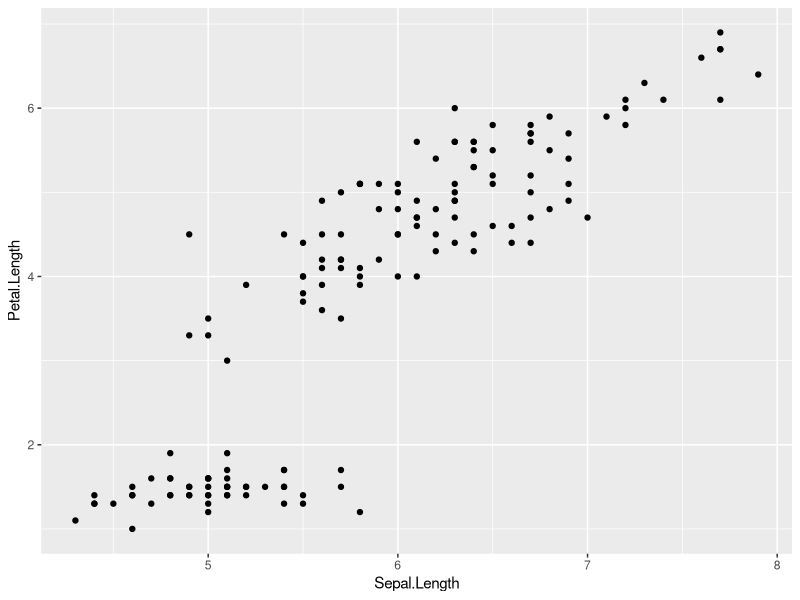
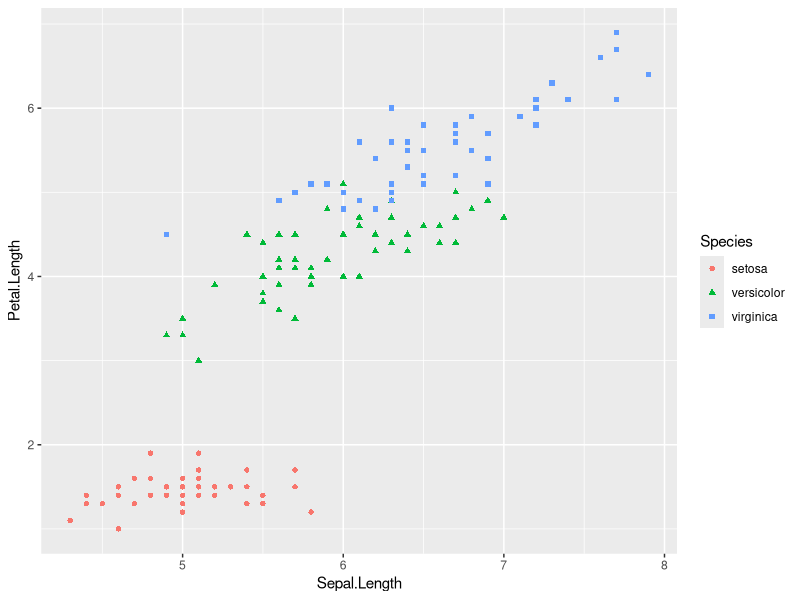
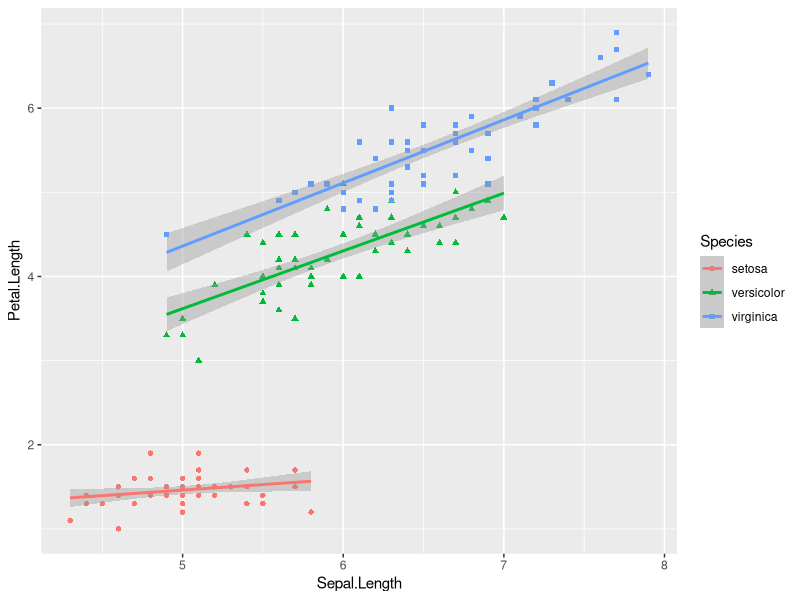
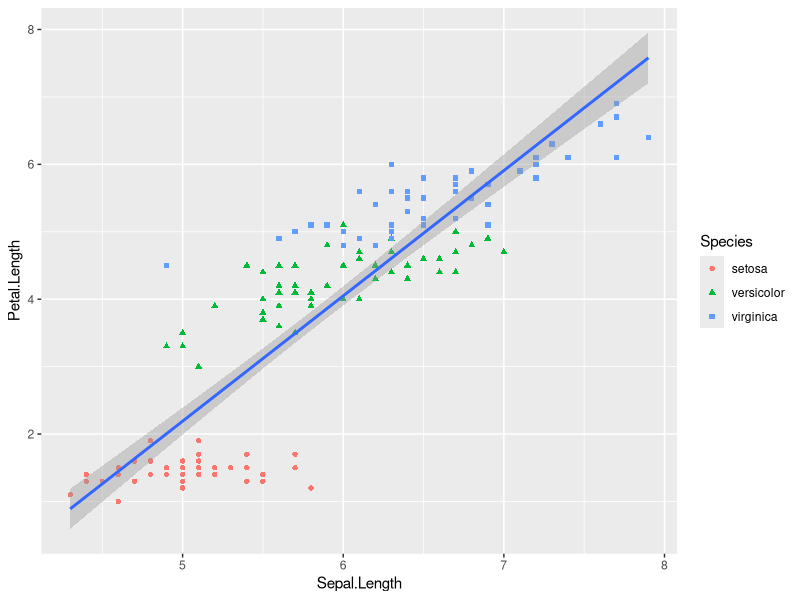
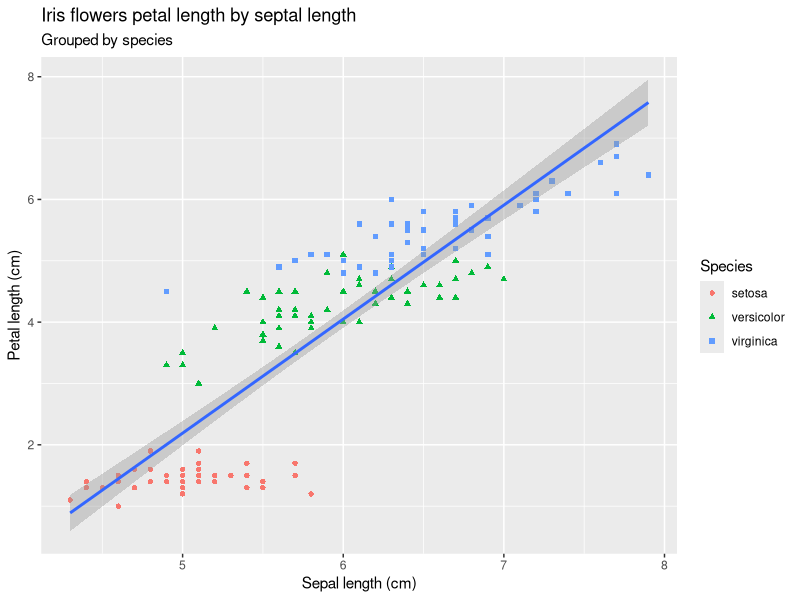
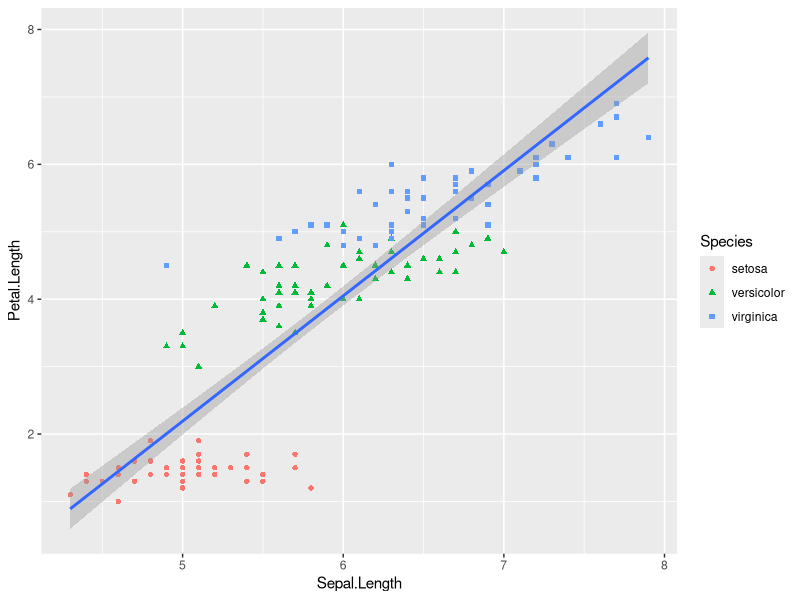
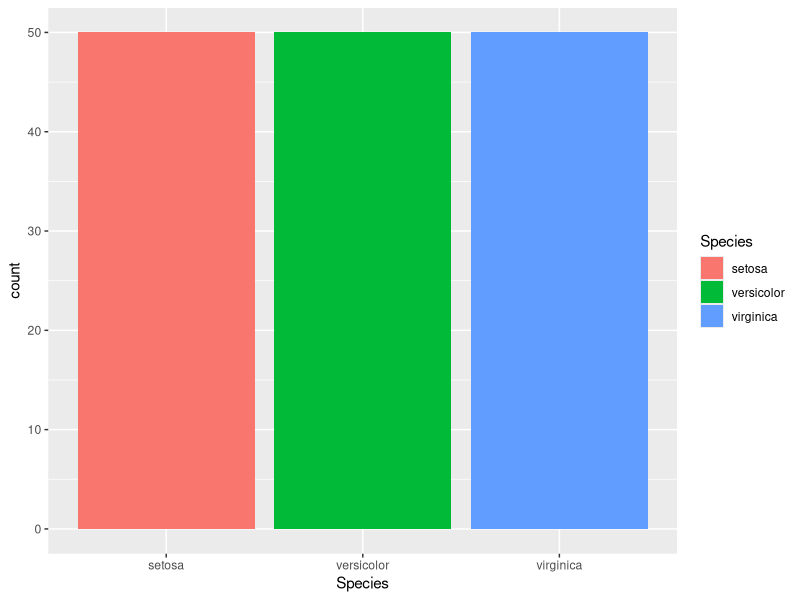
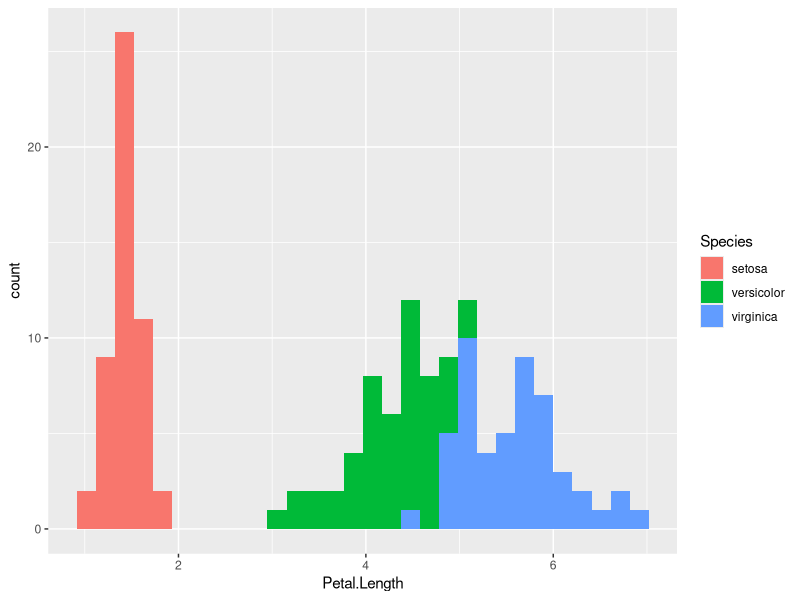

Write the R code that produced these figures, in order.
## ---- chunk 1
# loading tidyverse
library("tidyverse")
## ---- chunk 2
# loading a dataframe
iris
## ---- chunk 3
?iris
## ---- chunk 4
# plotting mpg and hp
ggplot(
  data = iris,
  mapping = aes(x = Sepal.Length, y = Petal.Length) 
) +
  geom_point()
## ---- chunk 5
# adding color based on species
ggplot(
  data = iris,
  mapping = aes(x = Sepal.Length, y = Petal.Length, 
                color = Species, shape = Species) 
) +
  geom_point()
## ---- chunk 6
# adding a smooth curve
ggplot(
  data = iris,
  mapping = aes(x = Sepal.Length, y = Petal.Length, 
                color = Species, shape = Species) 
) +
  geom_point() +
  geom_smooth(method = "lm") # the method specifies the model
## ---- chunk 7
# fitting only one line
ggplot(
  data = iris,
  mapping = aes(x = Sepal.Length, y = Petal.Length) 
) +
  geom_point(mapping = aes(color = Species, shape = Species)) +
  geom_smooth(method = "lm")
## ---- chunk 8
# adding labels
ggplot(
  data = iris,
  mapping = aes(x = Sepal.Length, y = Petal.Length) 
) +
  geom_point(mapping = aes(color = Species, shape = Species)) +
  geom_smooth(method = "lm") +
  labs(
    title = "Iris flowers petal length by septal length",
    subtitle = "Grouped by species",
    x = "Sepal length (cm)", y = "Petal length (cm)",
    color = "Species", shape = "Species"
  )
## ---- chunk 9
# rewriting the same function but omitting arguments
ggplot(
  iris, 
  aes(Sepal.Length, Petal.Length)
) +
  geom_point(aes(color = Species, shape = Species)) +
  geom_smooth(method = "lm")
## ---- chunk 10
# bar chart
ggplot(
  data = iris,
  mapping = aes(x = Species, fill = Species)
) +
  geom_bar()
## ---- chunk 11
# histogram
ggplot(
  data = iris,
  mapping = aes(x = Petal.Length)
) +
  geom_histogram(aes(fill = Species))
## ---- chunk 12
# histogram with specified number of bins
ggplot(
  data = iris,
  mapping = aes(x = Petal.Length)
) +
  geom_histogram(bins = 15, aes(fill = Species))
## ---- chunk 13
# density plot
ggplot(
  data = iris,
  mapping = aes(x = Petal.Length)
) +
  geom_density()
## ---- chunk 14
# density by species
ggplot(
  data = iris,
  mapping = aes(x = Petal.Length, color = Species, fill = Species)
) +
  geom_density(alpha = 0.5) # alpha is the transparency parameter
## ---- chunk 15
# boxplot
ggplot(
  data = iris,
  mapping = aes(x = Species, y = Petal.Length)
) +
  geom_boxplot()
## ---- chunk 16
# rewriting the same function but omitting arguments
ggplot(
  data = iris,
  mapping = aes(x = Sepal.Length, y = Petal.Length) 
) +
  geom_point(mapping = aes(color = Species, shape = Species)) +
  geom_smooth(method = "lm") +
  labs(
    title = "Iris flowers petal length by septal length",
    subtitle = "Grouped by species",
    x = "Sepal length (cm)", y = "Petal length (cm)",
    color = "Species", shape = "Species"
  )
ggsave(filename = "iris.png")
